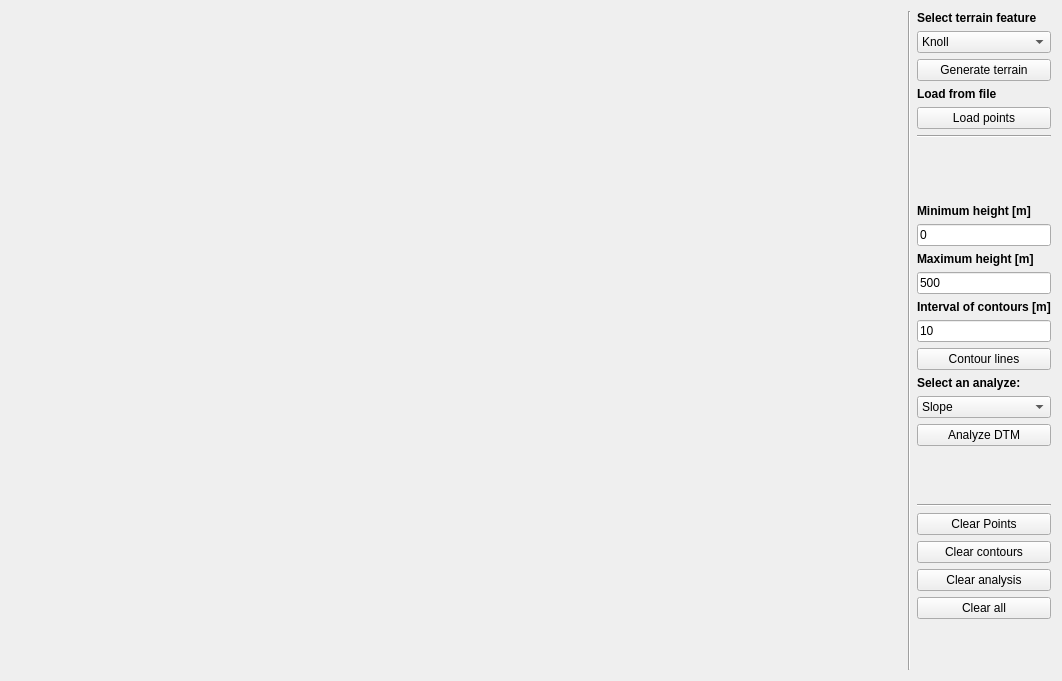
<?xml version="1.0" encoding="UTF-8"?>
<ui version="4.0">
 <class>Widget</class>
 <widget class="QWidget" name="Widget">
  <property name="geometry">
   <rect>
    <x>0</x>
    <y>0</y>
    <width>1062</width>
    <height>681</height>
   </rect>
  </property>
  <property name="windowTitle">
   <string>DTM</string>
  </property>
  <layout class="QHBoxLayout" name="horizontalLayout">
   <item>
    <widget class="Draw" name="Canvas" native="true">
     <property name="sizePolicy">
      <sizepolicy hsizetype="Preferred" vsizetype="Preferred">
       <horstretch>1</horstretch>
       <verstretch>1</verstretch>
      </sizepolicy>
     </property>
    </widget>
   </item>
   <item>
    <widget class="Line" name="line">
     <property name="orientation">
      <enum>Qt::Vertical</enum>
     </property>
    </widget>
   </item>
   <item>
    <layout class="QVBoxLayout" name="verticalLayout_3">
     <item>
      <widget class="QLabel" name="label_4">
       <property name="font">
        <font>
         <weight>75</weight>
         <bold>true</bold>
        </font>
       </property>
       <property name="text">
        <string>Select terrain feature</string>
       </property>
      </widget>
     </item>
     <item>
      <widget class="QComboBox" name="comboBox_2">
       <item>
        <property name="text">
         <string>Knoll</string>
        </property>
       </item>
       <item>
        <property name="text">
         <string>Valley</string>
        </property>
       </item>
       <item>
        <property name="text">
         <string>Spur</string>
        </property>
       </item>
       <item>
        <property name="text">
         <string>Ridge</string>
        </property>
       </item>
      </widget>
     </item>
     <item>
      <widget class="QPushButton" name="pushButton_5">
       <property name="text">
        <string>Generate terrain</string>
       </property>
      </widget>
     </item>
     <item>
      <widget class="QLabel" name="label_5">
       <property name="font">
        <font>
         <weight>75</weight>
         <bold>true</bold>
        </font>
       </property>
       <property name="text">
        <string>Load from file</string>
       </property>
      </widget>
     </item>
     <item>
      <widget class="QPushButton" name="pushButton">
       <property name="text">
        <string>Load points</string>
       </property>
      </widget>
     </item>
     <item>
      <widget class="Line" name="line_2">
       <property name="orientation">
        <enum>Qt::Horizontal</enum>
       </property>
      </widget>
     </item>
     <item>
      <spacer name="verticalSpacer">
       <property name="orientation">
        <enum>Qt::Vertical</enum>
       </property>
       <property name="sizeHint" stdset="0">
        <size>
         <width>20</width>
         <height>60</height>
        </size>
       </property>
      </spacer>
     </item>
     <item>
      <widget class="QLabel" name="label">
       <property name="font">
        <font>
         <weight>75</weight>
         <bold>true</bold>
        </font>
       </property>
       <property name="text">
        <string>Minimum height [m]</string>
       </property>
      </widget>
     </item>
     <item>
      <widget class="QLineEdit" name="lineEdit">
       <property name="text">
        <string>0</string>
       </property>
      </widget>
     </item>
     <item>
      <widget class="QLabel" name="label_2">
       <property name="font">
        <font>
         <weight>75</weight>
         <bold>true</bold>
        </font>
       </property>
       <property name="text">
        <string>Maximum height [m]</string>
       </property>
      </widget>
     </item>
     <item>
      <widget class="QLineEdit" name="lineEdit_2">
       <property name="text">
        <string>500</string>
       </property>
      </widget>
     </item>
     <item>
      <widget class="QLabel" name="label_3">
       <property name="font">
        <font>
         <weight>75</weight>
         <bold>true</bold>
        </font>
       </property>
       <property name="text">
        <string>Interval of contours [m]</string>
       </property>
      </widget>
     </item>
     <item>
      <widget class="QLineEdit" name="lineEdit_3">
       <property name="text">
        <string>10</string>
       </property>
      </widget>
     </item>
     <item>
      <widget class="QPushButton" name="pushButton_7">
       <property name="text">
        <string>Contour lines</string>
       </property>
      </widget>
     </item>
     <item>
      <widget class="QLabel" name="Analyze">
       <property name="font">
        <font>
         <weight>75</weight>
         <bold>true</bold>
        </font>
       </property>
       <property name="text">
        <string>Select an analyze:</string>
       </property>
      </widget>
     </item>
     <item>
      <widget class="QComboBox" name="comboBox">
       <item>
        <property name="text">
         <string>Slope</string>
        </property>
       </item>
       <item>
        <property name="text">
         <string>Aspect</string>
        </property>
       </item>
       <item>
        <property name="text">
         <string>Color Hypsometric</string>
        </property>
       </item>
      </widget>
     </item>
     <item>
      <widget class="QPushButton" name="pushButton_2">
       <property name="text">
        <string>Analyze DTM</string>
       </property>
      </widget>
     </item>
     <item>
      <spacer name="verticalSpacer_4">
       <property name="orientation">
        <enum>Qt::Vertical</enum>
       </property>
       <property name="sizeHint" stdset="0">
        <size>
         <width>20</width>
         <height>40</height>
        </size>
       </property>
      </spacer>
     </item>
     <item>
      <widget class="Line" name="line_3">
       <property name="orientation">
        <enum>Qt::Horizontal</enum>
       </property>
      </widget>
     </item>
     <item>
      <widget class="QPushButton" name="pushButton_11">
       <property name="text">
        <string>Clear Points</string>
       </property>
      </widget>
     </item>
     <item>
      <widget class="QPushButton" name="pushButton_12">
       <property name="text">
        <string>Clear contours</string>
       </property>
      </widget>
     </item>
     <item>
      <widget class="QPushButton" name="pushButton_3">
       <property name="text">
        <string>Clear analysis</string>
       </property>
      </widget>
     </item>
     <item>
      <widget class="QPushButton" name="pushButton_4">
       <property name="text">
        <string>Clear all</string>
       </property>
      </widget>
     </item>
     <item>
      <spacer name="verticalSpacer_6">
       <property name="orientation">
        <enum>Qt::Vertical</enum>
       </property>
       <property name="sizeHint" stdset="0">
        <size>
         <width>20</width>
         <height>40</height>
        </size>
       </property>
      </spacer>
     </item>
    </layout>
   </item>
  </layout>
 </widget>
 <customwidgets>
  <customwidget>
   <class>Draw</class>
   <extends>QWidget</extends>
   <header location="global">draw.h</header>
   <container>1</container>
  </customwidget>
 </customwidgets>
 <resources/>
 <connections/>
</ui>
